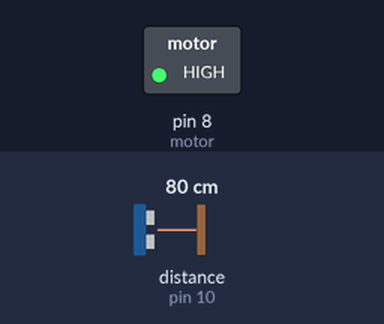
The sketch below on a simulated Arduino Uno, built with avr-gcc and run on an emulated ATmega328P. Shown: switched loads named in the sketch (green lamp = pin HIGH). Wiring (inferred from the names in the program): ultrasonic range finder: trigger pin 9; echo pin 10. The inputs (shaded band) are chosen by the test bench; at power-on: distance to the obstacle (sensor on pin 10) 80 cm. The echo pulse lasts 58.3 µs per cm; pins used as bus, display or sensor lines are not drawn.

Above: at 2.2 s.
2.3 s: distance to the obstacle (sensor on pin 10) set to 22 cm
4.2 s: distance to the obstacle (sensor on pin 10) set to 19 cm
At 6.1 s:
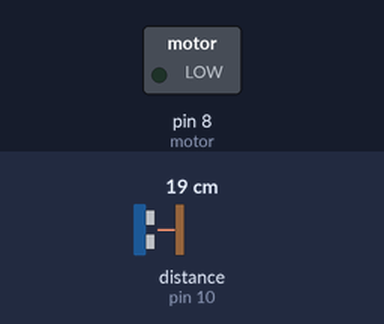
Timing chart, 0 to 8.5 s (numbered marks = the images above; inputs shaded):
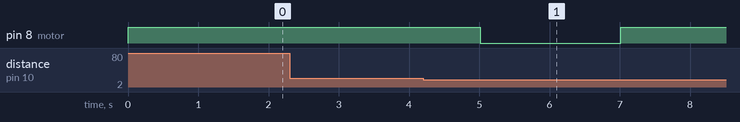

Measured:
- the behaviour switches between 21 and 20 cm on distance to the obstacle (sensor on pin 10) (found by bisection; images 0 and 1)
- after the input at 2.3 s, every drawn part: stays the same
- after the input at 4.2 s, pin 8 (motor): HIGH → LOW after 0.81 s, → HIGH 2.0 s later

The sketch:

pumpcont.ino
```cpp
#define trigger 9
#define echo 10
#define motor 8
float duration=0,distance=0;
int temp=0;
void setup()
{
 pinMode(trigger,OUTPUT);
 pinMode(echo,INPUT);
 pinMode(motor, OUTPUT);
 digitalWrite(motor, HIGH);
 delay(1000);
}

void loop()
{

  digitalWrite(motor, HIGH);
 delay(1000);
 digitalWrite(trigger,LOW);
 delayMicroseconds(2);
 digitalWrite(trigger,HIGH);
 delayMicroseconds(10);
 digitalWrite(trigger,LOW);
 delayMicroseconds(2);
 duration=pulseIn(echo,HIGH);
 distance=duration*340/20000;
 if(distance<20 && temp==0)
 {
     digitalWrite(motor, LOW);
     temp=1;
     delay(2000);

 }
}
```
